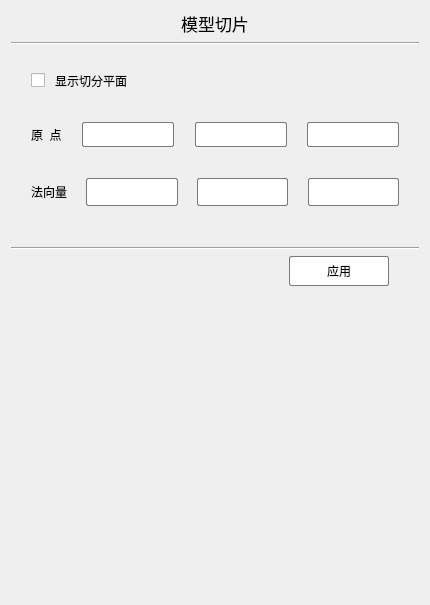
<?xml version="1.0" encoding="UTF-8"?>
<ui version="4.0">
 <class>FormModelSliceClass</class>
 <widget class="QWidget" name="FormModelSliceClass">
  <property name="geometry">
   <rect>
    <x>0</x>
    <y>0</y>
    <width>430</width>
    <height>605</height>
   </rect>
  </property>
  <property name="windowTitle">
   <string>FormModelSlice</string>
  </property>
  <layout class="QGridLayout" name="gridLayout">
   <item row="0" column="0">
    <layout class="QVBoxLayout" name="verticalLayout">
     <item>
      <widget class="QLabel" name="label">
       <property name="font">
        <font>
         <pointsize>13</pointsize>
        </font>
       </property>
       <property name="text">
        <string>模型切片</string>
       </property>
       <property name="alignment">
        <set>Qt::AlignCenter</set>
       </property>
      </widget>
     </item>
     <item>
      <widget class="Line" name="line">
       <property name="orientation">
        <enum>Qt::Horizontal</enum>
       </property>
      </widget>
     </item>
     <item>
      <spacer name="verticalSpacer">
       <property name="orientation">
        <enum>Qt::Vertical</enum>
       </property>
       <property name="sizeType">
        <enum>QSizePolicy::Fixed</enum>
       </property>
       <property name="sizeHint" stdset="0">
        <size>
         <width>20</width>
         <height>20</height>
        </size>
       </property>
      </spacer>
     </item>
     <item>
      <layout class="QHBoxLayout" name="horizontalLayout_5">
       <item>
        <spacer name="horizontalSpacer_19">
         <property name="orientation">
          <enum>Qt::Horizontal</enum>
         </property>
         <property name="sizeType">
          <enum>QSizePolicy::Fixed</enum>
         </property>
         <property name="sizeHint" stdset="0">
          <size>
           <width>20</width>
           <height>20</height>
          </size>
         </property>
        </spacer>
       </item>
       <item>
        <widget class="QCheckBox" name="checkBox">
         <property name="focusPolicy">
          <enum>Qt::NoFocus</enum>
         </property>
         <property name="styleSheet">
          <string notr="true">QCheckBox { 
    spacing: 10px; 
}

</string>
         </property>
         <property name="text">
          <string>显示切分平面</string>
         </property>
        </widget>
       </item>
       <item>
        <spacer name="horizontalSpacer_18">
         <property name="orientation">
          <enum>Qt::Horizontal</enum>
         </property>
         <property name="sizeHint" stdset="0">
          <size>
           <width>40</width>
           <height>20</height>
          </size>
         </property>
        </spacer>
       </item>
      </layout>
     </item>
     <item>
      <spacer name="verticalSpacer_2">
       <property name="orientation">
        <enum>Qt::Vertical</enum>
       </property>
       <property name="sizeType">
        <enum>QSizePolicy::Fixed</enum>
       </property>
       <property name="sizeHint" stdset="0">
        <size>
         <width>20</width>
         <height>25</height>
        </size>
       </property>
      </spacer>
     </item>
     <item>
      <layout class="QHBoxLayout" name="horizontalLayout">
       <item>
        <spacer name="horizontalSpacer">
         <property name="orientation">
          <enum>Qt::Horizontal</enum>
         </property>
         <property name="sizeType">
          <enum>QSizePolicy::Fixed</enum>
         </property>
         <property name="sizeHint" stdset="0">
          <size>
           <width>20</width>
           <height>20</height>
          </size>
         </property>
        </spacer>
       </item>
       <item>
        <widget class="QLabel" name="label_2">
         <property name="text">
          <string>原  点</string>
         </property>
        </widget>
       </item>
       <item>
        <spacer name="horizontalSpacer_2">
         <property name="orientation">
          <enum>Qt::Horizontal</enum>
         </property>
         <property name="sizeHint" stdset="0">
          <size>
           <width>40</width>
           <height>20</height>
          </size>
         </property>
        </spacer>
       </item>
       <item>
        <widget class="QLineEdit" name="lineEdit">
         <property name="minimumSize">
          <size>
           <width>0</width>
           <height>25</height>
          </size>
         </property>
         <property name="maximumSize">
          <size>
           <width>16777215</width>
           <height>25</height>
          </size>
         </property>
         <property name="styleSheet">
          <string notr="true">QLineEdit {
    background-color: rgb(255, 255, 255); /* 背景色 */
    border: 1px solid rgb(122, 122, 122); /* 边框色 */
    border-radius: 2px; /* 圆角边框 */
    padding: 5px; /* 内边距 */
}

QLineEdit:hover {
    border: 1px solid rgb(23, 23, 23); 
}</string>
         </property>
        </widget>
       </item>
       <item>
        <spacer name="horizontalSpacer_3">
         <property name="orientation">
          <enum>Qt::Horizontal</enum>
         </property>
         <property name="sizeHint" stdset="0">
          <size>
           <width>40</width>
           <height>20</height>
          </size>
         </property>
        </spacer>
       </item>
       <item>
        <widget class="QLineEdit" name="lineEdit_2">
         <property name="minimumSize">
          <size>
           <width>0</width>
           <height>25</height>
          </size>
         </property>
         <property name="maximumSize">
          <size>
           <width>16777215</width>
           <height>25</height>
          </size>
         </property>
         <property name="styleSheet">
          <string notr="true">QLineEdit {
    background-color: rgb(255, 255, 255); /* 背景色 */
    border: 1px solid rgb(122, 122, 122); /* 边框色 */
    border-radius: 2px; /* 圆角边框 */
    padding: 5px; /* 内边距 */
}

QLineEdit:hover {
    border: 1px solid rgb(23, 23, 23); 
}</string>
         </property>
        </widget>
       </item>
       <item>
        <spacer name="horizontalSpacer_4">
         <property name="orientation">
          <enum>Qt::Horizontal</enum>
         </property>
         <property name="sizeHint" stdset="0">
          <size>
           <width>40</width>
           <height>20</height>
          </size>
         </property>
        </spacer>
       </item>
       <item>
        <widget class="QLineEdit" name="lineEdit_3">
         <property name="minimumSize">
          <size>
           <width>0</width>
           <height>25</height>
          </size>
         </property>
         <property name="maximumSize">
          <size>
           <width>16777215</width>
           <height>25</height>
          </size>
         </property>
         <property name="styleSheet">
          <string notr="true">QLineEdit {
    background-color: rgb(255, 255, 255); /* 背景色 */
    border: 1px solid rgb(122, 122, 122); /* 边框色 */
    border-radius: 2px; /* 圆角边框 */
    padding: 5px; /* 内边距 */
}

QLineEdit:hover {
    border: 1px solid rgb(23, 23, 23); 
}</string>
         </property>
        </widget>
       </item>
       <item>
        <spacer name="horizontalSpacer_5">
         <property name="orientation">
          <enum>Qt::Horizontal</enum>
         </property>
         <property name="sizeType">
          <enum>QSizePolicy::Fixed</enum>
         </property>
         <property name="sizeHint" stdset="0">
          <size>
           <width>20</width>
           <height>20</height>
          </size>
         </property>
        </spacer>
       </item>
      </layout>
     </item>
     <item>
      <spacer name="verticalSpacer_3">
       <property name="orientation">
        <enum>Qt::Vertical</enum>
       </property>
       <property name="sizeType">
        <enum>QSizePolicy::Fixed</enum>
       </property>
       <property name="sizeHint" stdset="0">
        <size>
         <width>20</width>
         <height>25</height>
        </size>
       </property>
      </spacer>
     </item>
     <item>
      <layout class="QHBoxLayout" name="horizontalLayout_2">
       <item>
        <spacer name="horizontalSpacer_6">
         <property name="orientation">
          <enum>Qt::Horizontal</enum>
         </property>
         <property name="sizeType">
          <enum>QSizePolicy::Fixed</enum>
         </property>
         <property name="sizeHint" stdset="0">
          <size>
           <width>20</width>
           <height>20</height>
          </size>
         </property>
        </spacer>
       </item>
       <item>
        <widget class="QLabel" name="label_3">
         <property name="text">
          <string>法向量</string>
         </property>
        </widget>
       </item>
       <item>
        <spacer name="horizontalSpacer_7">
         <property name="orientation">
          <enum>Qt::Horizontal</enum>
         </property>
         <property name="sizeHint" stdset="0">
          <size>
           <width>40</width>
           <height>20</height>
          </size>
         </property>
        </spacer>
       </item>
       <item>
        <widget class="QLineEdit" name="lineEdit_4">
         <property name="sizePolicy">
          <sizepolicy hsizetype="Expanding" vsizetype="Fixed">
           <horstretch>0</horstretch>
           <verstretch>25</verstretch>
          </sizepolicy>
         </property>
         <property name="minimumSize">
          <size>
           <width>0</width>
           <height>25</height>
          </size>
         </property>
         <property name="styleSheet">
          <string notr="true">QLineEdit {
    background-color: rgb(255, 255, 255); /* 背景色 */
    border: 1px solid rgb(122, 122, 122); /* 边框色 */
    border-radius: 2px; /* 圆角边框 */
    padding: 5px; /* 内边距 */
}

QLineEdit:hover {
    border: 1px solid rgb(23, 23, 23); 
}</string>
         </property>
        </widget>
       </item>
       <item>
        <spacer name="horizontalSpacer_8">
         <property name="orientation">
          <enum>Qt::Horizontal</enum>
         </property>
         <property name="sizeHint" stdset="0">
          <size>
           <width>40</width>
           <height>20</height>
          </size>
         </property>
        </spacer>
       </item>
       <item>
        <widget class="QLineEdit" name="lineEdit_5">
         <property name="sizePolicy">
          <sizepolicy hsizetype="Expanding" vsizetype="Fixed">
           <horstretch>0</horstretch>
           <verstretch>25</verstretch>
          </sizepolicy>
         </property>
         <property name="minimumSize">
          <size>
           <width>0</width>
           <height>25</height>
          </size>
         </property>
         <property name="styleSheet">
          <string notr="true">QLineEdit {
    background-color: rgb(255, 255, 255); /* 背景色 */
    border: 1px solid rgb(122, 122, 122); /* 边框色 */
    border-radius: 2px; /* 圆角边框 */
    padding: 5px; /* 内边距 */
}

QLineEdit:hover {
    border: 1px solid rgb(23, 23, 23); 
}</string>
         </property>
        </widget>
       </item>
       <item>
        <spacer name="horizontalSpacer_9">
         <property name="orientation">
          <enum>Qt::Horizontal</enum>
         </property>
         <property name="sizeHint" stdset="0">
          <size>
           <width>40</width>
           <height>20</height>
          </size>
         </property>
        </spacer>
       </item>
       <item>
        <widget class="QLineEdit" name="lineEdit_6">
         <property name="sizePolicy">
          <sizepolicy hsizetype="Expanding" vsizetype="Fixed">
           <horstretch>0</horstretch>
           <verstretch>25</verstretch>
          </sizepolicy>
         </property>
         <property name="minimumSize">
          <size>
           <width>0</width>
           <height>25</height>
          </size>
         </property>
         <property name="styleSheet">
          <string notr="true">QLineEdit {
    background-color: rgb(255, 255, 255); /* 背景色 */
    border: 1px solid rgb(122, 122, 122); /* 边框色 */
    border-radius: 2px; /* 圆角边框 */
    padding: 5px; /* 内边距 */
}

QLineEdit:hover {
    border: 1px solid rgb(23, 23, 23); 
}</string>
         </property>
        </widget>
       </item>
       <item>
        <spacer name="horizontalSpacer_10">
         <property name="orientation">
          <enum>Qt::Horizontal</enum>
         </property>
         <property name="sizeType">
          <enum>QSizePolicy::Fixed</enum>
         </property>
         <property name="sizeHint" stdset="0">
          <size>
           <width>20</width>
           <height>20</height>
          </size>
         </property>
        </spacer>
       </item>
      </layout>
     </item>
     <item>
      <spacer name="verticalSpacer_4">
       <property name="orientation">
        <enum>Qt::Vertical</enum>
       </property>
       <property name="sizeType">
        <enum>QSizePolicy::Fixed</enum>
       </property>
       <property name="sizeHint" stdset="0">
        <size>
         <width>20</width>
         <height>35</height>
        </size>
       </property>
      </spacer>
     </item>
     <item>
      <widget class="Line" name="line_2">
       <property name="orientation">
        <enum>Qt::Horizontal</enum>
       </property>
      </widget>
     </item>
     <item>
      <layout class="QHBoxLayout" name="horizontalLayout_4">
       <item>
        <spacer name="horizontalSpacer_16">
         <property name="orientation">
          <enum>Qt::Horizontal</enum>
         </property>
         <property name="sizeHint" stdset="0">
          <size>
           <width>40</width>
           <height>20</height>
          </size>
         </property>
        </spacer>
       </item>
       <item>
        <widget class="QPushButton" name="pushButton">
         <property name="minimumSize">
          <size>
           <width>100</width>
           <height>30</height>
          </size>
         </property>
         <property name="maximumSize">
          <size>
           <width>100</width>
           <height>30</height>
          </size>
         </property>
         <property name="focusPolicy">
          <enum>Qt::NoFocus</enum>
         </property>
         <property name="styleSheet">
          <string notr="true">QPushButton {
    background-color: rgb(255, 255, 255); /* 背景色 */
    border: 1px solid rgb(122, 122, 122); /* 边框色 */
    border-radius: 2px; /* 圆润边框 */
}


QPushButton:hover {
    background-color: rgb(242, 242, 242); /* 鼠标悬浮背景色 */
}

QPushButton:pressed {
    background-color: rgb(235, 235, 235); /* 鼠标点击背景色 */
}
</string>
         </property>
         <property name="text">
          <string>应用</string>
         </property>
        </widget>
       </item>
       <item>
        <spacer name="horizontalSpacer_17">
         <property name="orientation">
          <enum>Qt::Horizontal</enum>
         </property>
         <property name="sizeType">
          <enum>QSizePolicy::Fixed</enum>
         </property>
         <property name="sizeHint" stdset="0">
          <size>
           <width>30</width>
           <height>20</height>
          </size>
         </property>
        </spacer>
       </item>
      </layout>
     </item>
     <item>
      <spacer name="verticalSpacer_5">
       <property name="orientation">
        <enum>Qt::Vertical</enum>
       </property>
       <property name="sizeHint" stdset="0">
        <size>
         <width>20</width>
         <height>40</height>
        </size>
       </property>
      </spacer>
     </item>
    </layout>
   </item>
  </layout>
 </widget>
 <layoutdefault spacing="6" margin="11"/>
 <resources/>
 <connections/>
</ui>
